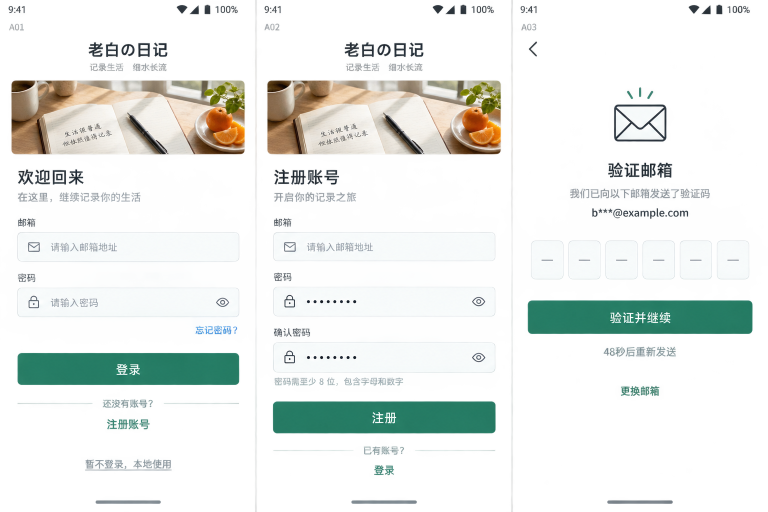
#> input picture design/boards/M01.png, 1536 x 1024 px, given in place of S01.png, which was not available (shown at 1/2 size)
$ python build_geometry_S01_S03.py
#> lines starting #> are read from the running program, lines starting #| are printed output that depends on the picture; pictures that were not available may be replaced by others from this repository, and a replacement may not be noted
"""Generate additive source measurements and clean artwork crops, never Figma."""
from pathlib import Path
import hashlib
import json
from PIL import Image

ROOT = Path(__file__).resolve().parent
BOARDS = ROOT.parent.parent / "boards"
OUT = ROOT / "geometry-S01-S03.json"
ASSETS = ROOT / "assets" / "geometry-S01-S03"


def evidence(value, status="measured", method="Native 1536x1024 raster visual measurement; tolerance +/-2 px"):
    return {"value": value, "status": status, "method": method}


def text(content, x, y, w, h, size, weight="Regular", color="ink"):
    return {
        "kind": "TEXT",
        "content": evidence(content, method="Direct source transcription"),
        "boundsXYWH": evidence([x, y, w, h], "inferred", "Visible ink envelope plus minimal logical frame; tolerance +/-3 px; not source text-frame metadata"),
        "fontSize": evidence(size, "inferred", "Visible glyph-height estimate; calibrate with screenshot"),
        "fontWeight": evidence(weight, "inferred"),
        "colorToken": evidence(color, "inferred"),
    }


def rect(name, box, style="outlined", radius=6):
    return {"kind": "RECTANGLE", "name": name, "boundsXYWH": evidence(box), "style": evidence(style, "inferred"), "cornerRadius": evidence(radius, "inferred")}


assets = []


def art(board, name, box):
#> called with board = 'S01', name = 'back-1'
    img = Image.open(BOARDS / f"{board}.png")
#> img is the input picture: PIL image 1536x1024 RGBA; mean R, G, B, A 117.8, 131.1, 125.3, 68.9
    x, y, w, h = box
    path = ASSETS / board / f"{name}.png"
    path.parent.mkdir(parents=True, exist_ok=True)
    img.crop((x, y, x + w, y + h)).save(path)
    a = {
        "id": f"{board}/{name}",
        "sourceBoard": board,
        "cropXYWH": evidence(box),
        "path": str(path),
        "dimensions": evidence([w, h]),
        "sha256": hashlib.sha256(path.read_bytes()).hexdigest(),
        "alpha": evidence(False, method="RGB source and crop inspection"),
        "editable": False,
        "role": "independent replaceable artwork, never whole-screen background",
        "edgeTreatment": evidence("Retains original flattened light matte; no synthetic alpha removal", "measured"),
        "containsText": evidence(False, method="Visual crop review; pictorial symbols only"),
    }
    assets.append(a)
    return {"kind": "ASSET_INSTANCE", "assetId": a["id"], "boundsXYWH": evidence(box)}


states = []


def state(id_, viewport, elements, notes=None, screen_confidence="inferred"):
    states.append({
        "id": id_,
        "sourceBoard": id_.split("-")[0],
        "viewportXYWH": evidence(viewport, screen_confidence, "Visible UI boundary excluding board/state headings; unframed edges have +/-4px uncertainty"),
        "coordinateSpace": "All element bounds are board-absolute XYWH. For frame-local: subtract viewport.x/y; do not rescale.",
        "layerOrder": evidence(["background", "native containers", "artwork instances", "editable text", "focus/caret"], "inferred"),
        "overlayMask": evidence(None, method="No modal or scrim visible in this source state"),
        "elements": elements,
        "unknowns": notes or [],
    })


# S01: top row form states.
for num, x, mismatch in [(1, 78, False), (2, 582, True)]:
    els = [
        text("9:41", x-5, 117, 40, 18, 14), text("100%", x+350, 117, 43, 18, 14),
        text("注册账号", x+45, 149, 150, 28, 20, "Medium"),
        art("S01", f"back-{num}", [x-2, 153, 20, 19]),
        art("S01", f"status-{num}", [x+295, 117, 51, 17]),
        text("邮箱", x, 196, 80, 21, 16),
        rect("邮箱输入", [x, 220, 380 if num == 1 else 375, 44]),
        art("S01", f"email-{num}", [x+15, 232, 22, 21]),
        text("hello@example.com", x+54, 232, 270, 25, 16),
        text("密码", x, 277, 100, 21, 16),
        rect("密码输入", [x, 300, 380 if num == 1 else 375, 45]),
        art("S01", f"lock-password-{num}", [x+16, 310, 21, 24]),
        text("Abc12345", x+54, 312, 250, 25, 17),
        art("S01", f"eye-open-{num}", [x+341 if num == 1 else x+337, 312, 25, 21]),
        text("确认密码", x, 357, 150, 23, 16),
        rect("确认密码输入", [x, 380, 380 if num == 1 else 375, 46], "error-red-outline" if mismatch else "outlined"),
        art("S01", f"lock-confirm-{num}", [x+16, 391, 21, 24]),
        text("••••••••••", x+54, 392, 220, 23, 17),
        art("S01", f"eye-closed-{num}", [x+341 if num == 1 else x+337, 393, 25, 22]),
    ]
    if mismatch:
        els += [
            art("S01", "confirm-error", [581, 428, 24, 25]),
            text("两次输入的密码不一致", 613, 432, 300, 23, 16, color="error"),
            rect("注册禁用", [582, 465, 375, 47], "disabled"),
            text("注册", 736, 478, 65, 24, 18, "Medium", "white"),
            rect("返回", [582, 524, 375, 47]),
            text("返回", 736, 537, 65, 25, 18, "Medium"),
        ]
    else:
        els += [
            rect("可继续", [78, 452, 381, 51], "green"),
            text("可继续", 231, 466, 90, 25, 18, "Medium", "white"),
            rect("返回", [78, 514, 381, 47]),
            text("返回", 240, 527, 65, 25, 18, "Medium"),
        ]
    state(f"S01-0{num}", [55 if num == 1 else 553, 110, 435, 474], els,
          ["Password bullet count visually estimated. Each eye remains a separate replaceable asset.",
           "Source label 可继续 is literal source copy, not a proposed production wording."])

# S01 email code variants use distinct source geometry, not normalized clones.
code_variants = [
    (3, [1058, 110, 434, 454], [1083, 356, 395, 51], [1252, 197, 53, 40], 1083, 117, 1134, 150, 1166, 251, 1176, 280, 1083, 330, 1146, 370, 418, [1083,473,189,51], [1287,473,191,51]),
    (4, [178, 642, 512, 355], [188, 833, 490, 45], [409,702,49,35], 188, 646, 241, 680, 324, 747, 338, 775, 188, 808, 247, 846, 890, [188,929,238,51], [440,929,238,51]),
    (5, [856, 642, 597, 355], [870, 835, 570, 45], [1115,702,50,35], 870, 646, 923, 680, 1028, 747, 1047, 775, 870, 810, 929, 848, 893, [870,933,263,47], [1150,933,290,47]),
]
for n, vp, inp, envelope, sx, sy, tx, ty, dx, dy, ex, ey, lx, ly, ix, iy, fy, left, right in code_variants:
    wait = n == 5
    status_box = [1384,117,54,18] if n == 3 else ([583,646,54,18] if n == 4 else [1343,646,54,18])
    percent_x = 1440 if n == 3 else (640 if n == 4 else 1401)
    els = [
        text("9:41", sx-2, sy, 42, 20, 14),
        art("S01", f"status-{n}", status_box),
        text("100%", percent_x, sy, 44, 20, 14),
        art("S01", f"back-{n}", [sx, ty+2, 22, 24]),
        text("邮箱验证码", tx, ty, 170, 29, 20, "Medium"),
        art("S01", f"envelope-{n}", envelope),
        text("我们已向以下邮箱发送了验证码", dx, dy, 306 if n == 3 else 330, 23, 16),
        text("hello@example.com", ex, ey, 300, 29, 22, "Medium"),
        text("验证码", lx, ly, 100, 22, 16),
        rect("验证码输入", inp, "error-red-outline" if n == 3 else "outlined"),
        art("S01", f"shield-{n}", [inp[0]+18, inp[1]+12, 27, 28]),
        text("381204", ix, iy, 185, 26, 18),
        art("S01", f"feedback-{n}", [inp[0], fy-2, 25, 25]),
        text("48秒后重发" if wait else ("验证码已过期" if n == 4 else "验证码错误，请重试"), inp[0]+34, fy, 285, 24, 16, color="ink" if wait else "error"),
        rect("编辑邮箱", left),
        text("编辑邮箱", left[0]+(left[2]-100)/2, left[1]+14, 100, 25, 18, "Medium"),
        rect("等待重发" if wait else "主要操作", right, "disabled" if wait else "green"),
        text("重新发送" if n >= 4 else "重试", right[0]+(right[2]-100)/2, right[1]+14, 100, 25, 18, "Medium", "white"),
    ]
    if n == 3:
        els.append(art("S01", "code-error-clear", [1435, 369, 25, 26]))
    state(f"S01-0{n}", vp, els, ["Wait variant lacks a distinct verification submit action in source. Reproduce source here; functional remediation must be separately labelled."])

# S02 keyboard and long content, boundaries are explicit card edges.
login = [
    text("9:41",59,113,45,18,14),
    text("老白の日记",88,142,195,36,26,"Bold","green"),
    text("把日常，写成更好的自己",88,178,238,24,16,color="muted"),
    rect("邮箱",[88,215,625,45],"soft-field"),
    art("S02","login-mail",[104,228,23,19]),
    text("邮箱",145,228,37,24,14,color="muted"),
    rect("邮箱竖线",[182,226,1,23],"divider",0),
    text("laobai@example.com",193,230,395,20,14),
    rect("密码",[88,269,625,46],"soft-field"),
    art("S02","login-lock",[105,280,22,24]),
    text("密码",145,282,38,22,14,color="muted"),
    rect("密码竖线",[182,280,1,23],"divider",0),
    text("••••••••",194,283,330,23,16),
    art("S02","login-eye",[675,283,23,19]),
    rect("登录",[88,325,625,40],"green",6),
    text("登录",369,334,60,24,16,"Medium","white"),
    text("注册账号",356,376,96,22,15,color="green"),
    rect("系统键盘",[41,404,718,220],"keyboard-background",0),
    rect("手势条",[347,601,75,7],"gesture",4),
]
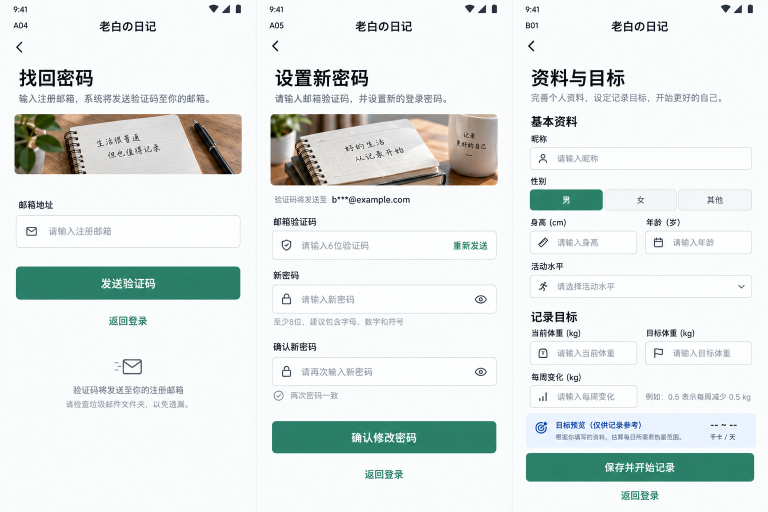
#> input picture design/boards/M02.png, 1536 x 1024 px, given in place of S02.png, which was not available (shown at 1/2 size)
#> in art, img is the input picture: PIL image 1536x1024 RGB; mean R, G, B 226.1, 232.2, 230.6
#> in art (call 32), `img.crop((x, y, x + w, y + h)).save(path)`:
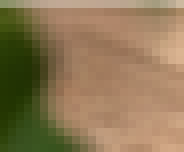
#> saved as login-mail.png: PIL image 23x19 RGB (shown 8 times larger); mean R, G, B 142, 119.9, 84.5
#> in art (call 33), `img.crop((x, y, x + w, y + h)).save(path)`:
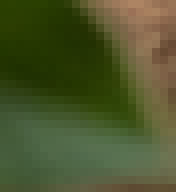
#> saved as login-lock.png: PIL image 22x24 RGB (shown 8 times larger); mean R, G, B 76.1, 85, 43.4
#> in art (call 34), `img.crop((x, y, x + w, y + h)).save(path)`:
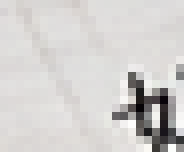
#> saved as login-eye.png: PIL image 23x19 RGB (shown 8 times larger); mean R, G, B 209.4, 207.2, 205.5
keyboard_rows = [
    ("qwertyuiop",54,412,59,35,8),
    ("asdfghjkl",98,455,59,36,8),
    ("zxcvbnm",165,498,59,37,8),
]
for chars,x,y,w,h,gap in keyboard_rows:
    for j,ch in enumerate(chars):
        kx=x+j*(w+gap)
        login += [rect(f"键 {ch}",[kx,y,w,h],"key",5),text(ch,kx+15,y+5,w-30,27,21)]
login += [
    rect("shift",[54,498,89,37],"modifier-key",5),
    art("S02","keyboard-shift",[87,506,23,22]),
    rect("delete",[647,498,98,38],"modifier-key",5),
    art("S02","keyboard-delete",[684,505,30,25]),
    rect("数字键",[54,543,98,38],"modifier-key",5),
    text("?123",83,551,60,25,18),
    rect("表情键",[161,543,63,38],"modifier-key",5),
    art("S02","keyboard-face",[180,549,24,24]),
    rect("空格",[232,543,325,38],"key",5),
    rect("句点",[567,543,69,38],"key",5),
    text(".",594,550,20,25,18),
    rect("回车",[647,543,98,38],"blue-key",5),
    art("S02","keyboard-return",[683,551,26,21]),
    art("S02","keyboard-hide",[99,597,21,14]),
    art("S02","keyboard-switch",[679,594,25,19]),
]
#> in art (call 37), `img.crop((x, y, x + w, y + h)).save(path)`:
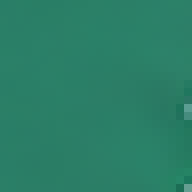
#> saved as keyboard-face.png: PIL image 24x24 RGB (shown 8 times larger); mean R, G, B 42.6, 126.8, 102.9
#> in art (call 38), `img.crop((x, y, x + w, y + h)).save(path)`:
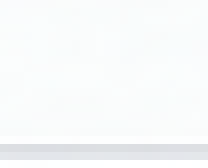
#> saved as keyboard-return.png: PIL image 26x21 RGB (shown 8 times larger); mean R, G, B 247.7, 249.8, 250.3
#> in art (call 40), `img.crop((x, y, x + w, y + h)).save(path)`:
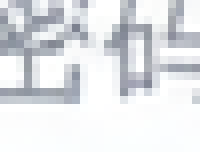
#> saved as keyboard-switch.png: PIL image 25x19 RGB (shown 8 times larger); mean R, G, B 224.7, 226.9, 230.3
state("S02-01",[41,107,718,517],login,[
    "Banner art at [271,107,488,99] contains baked notebook/mug text. NOT extracted as no-text artwork; clean source absent.",
    "Status connectivity/battery lives in board label strip y73-106, not this UI frame; do not duplicate it.",
    "Keyboard is an illustrative raster reference; key geometry reproduced natively, real Android IME must remain OS-provided.",
], "measured")
state("S02-02",[778,107,718,517],[
    text("9:41",800,112,60,25,20),
    text("欢迎回来",852,146,335,46,34,"Bold"),
    text("在这里，继续记录生活",852,193,470,32,22,color="muted"),
    rect("邮箱",[829,241,616,78],"outlined",11),
    art("S02","large-mail",[851,266,33,28]),
    rect("邮箱竖线",[902,257,1,47],"divider",0),
    text("邮箱",919,250,100,28,20,color="muted"),
    text("laobai.diary.user.2025@example.com",919,278,510,35,26),
    rect("密码",[829,332,616,80],"outlined",11),
    art("S02","large-lock",[853,354,31,37]),
    rect("密码竖线",[902,348,1,47],"divider",0),
    text("密码",919,341,100,28,20,color="muted"),
    text("••••••••",922,372,380,37,26),
    art("S02","large-eye",[1390,359,34,29]),
    rect("登录",[829,433,616,64],"green",10),
    text("登录",1098,450,90,36,25,"Medium","white"),
    text("注册账号",1077,522,180,34,23,color="blue"),
],["Status connectivity/battery appears in strip y73-106; inherited strip is not in viewport.","Long email exactly fits reference; font is unknown, so calibrate instead of shrinking indiscriminately."],"measured")
state("S02-03",[41,671,718,340],[
    art("S02","food-back",[62,687,25,25]),
    text("记录饮食",125,687,180,31,22,"Medium"),
    text("完成",695,687,51,30,20,"Medium","green"),
    rect("食物卡",[63,734,674,256],"outlined",12),
    art("S02","food-dish",[87,761,106,96]),
    text("香煎鸡胸肉配西兰花\n与黑胡椒酱",211,762,345,66,27,"Bold"),
    text("每100g",572,785,72,28,20,color="muted"),
    art("S02","food-add",[653,763,65,63]),
    text("165",229,859,64,29,22),
    text("千卡",230,887,60,25,18,color="muted"),
    text("31.2g",358,859,74,29,22),
    text("蛋白质",358,887,82,25,18,color="muted"),
    text("5.6g",498,859,65,29,22),
    text("脂肪",500,887,58,25,18,color="muted"),
    text("2.8g",635,859,61,29,22),
    text("碳水化合物",616,887,108,25,18,color="muted"),
    rect("分隔1",[316,859,1,44],"divider",0),
    rect("分隔2",[452,859,1,44],"divider",0),
    rect("分隔3",[585,859,1,44],"divider",0),
    rect("横分隔",[87,921,627,1],"divider",0),
    text("食用重量",87,943,167,29,22),
    text("200",564,944,79,29,21),
    text("g",654,944,25,29,21),
    art("S02","weight-chevron",[689,949,20,16]),
],["Nutrition numbers are source examples, not new-account records.","Card shape is native; food dish and circular add pictogram remain independent assets."],"measured")
note = [
    art("S02","note-back",[797,677,26,24]),
    text("编辑备注",858,677,196,30,22,"Medium"),
    rect("备注输入",[852,707,598,127],"outlined",6),
    text("今天的午餐整体还不错，鸡胸肉煎得很香，西兰花也很清爽。\n黑胡椒酱稍微有点咸，下次可以少放一点。工作比较忙，\n但还是抽时间好好吃饭了，这种感觉很好。希望能继续保持，\n让饮食更规律，身体更有活力。",879,718,546,109,20),
    rect("滚动轨道",[1436,717,7,78],"soft-field",4),
    rect("滚动滑块",[1436,717,7,53],"scrollbar",4),
    rect("光标",[1149,798,2,27],"green",0),
    text("89/500",1390,811,46,18,12,color="muted"),
    rect("取消",[852,844,278,34],"green-outline",5),
    text("取消",971,851,54,22,17,"Medium","green"),
    rect("保存",[1141,844,309,34],"green",5),
    text("保存",1277,851,55,22,17,"Medium","white"),
    rect("系统键盘可见区",[778,884,718,127],"keyboard-background",0),
    rect("数字键",[791,927,107,40],"modifier-key",5),
    text("?123",823,936,68,26,19),
    rect("表情键",[906,927,74,40],"modifier-key",5),
    art("S02","note-keyboard-face",[930,934,25,25]),
    rect("逗号",[989,927,56,40],"key",5),
    text(",",1008,935,20,26,20),
    rect("空格",[1053,927,238,40],"key",5),
    rect("句号",[1300,927,71,40],"key",5),
    text("。",1326,936,25,26,20),
    rect("回车",[1378,927,104,40],"blue-key",5),
    art("S02","note-keyboard-return",[1417,936,28,21]),
    art("S02","note-keyboard-hide",[831,981,20,14]),
    art("S02","note-keyboard-switch",[1416,978,25,20]),
    rect("手势条",[1114,985,76,8],"gesture",4),
    art("S02","candidate-chevron",[1441,897,22,15]),
]
for word,x in zip(["我","你","在","这","不","一","是","有","今天"],[813,877,940,1002,1066,1130,1196,1260,1334]):
    note.append(text(word,x,893,46 if word=="今天" else 30,25,20))
#> after the loop, note = 37 items
state("S02-04",[778,671,718,340],note,["Visible note counter 89/500 is source artwork text; not calculated from transcribed string.","IME visible region has only candidate and bottom rows; do not invent hidden QWERTY rows."],"measured")

# S03 error and migration states. All are inline pages, not dialogs.
s03 = [
    (1,[60,119,675,406],[340,181,107,91],"无法连接服务器",[288,283,330,43,29],"请检查网络连接后重试",[282,330,329,31,22],[[200,377,385,50,"重试","green"],[200,437,385,51,"返回登录","outlined"]]),
    (2,[807,119,674,406],[1101,186,99,80],"同步失败，请稍后重试",[1005,287,394,42,28],"服务器暂时不可用，已保留您的登录状态",[959,331,442,30,21],[[944,376,410,52,"重试","green"],[944,437,410,51,"返回","outlined"]]),
    (3,[60,579,675,430],[342,615,104,85],"无法打开本地数据",[280,712,365,43,29],"可能是存储空间不足或数据文件异常",[230,754,395,31,21],[[200,866,388,49,"重试","green"],[200,926,388,48,"返回登录","outlined"]]),
    (4,[807,579,674,430],[1091,626,123,89],"账号迁移尚未完成",[1034,725,354,41,28],"您的历史数据正在迁移中\n记录不会被删除，请耐心等待",[1018,770,383,57,21],[[943,910,414,52,"返回登录","green"]]),
]
for n,vp,ab,heading,hb,desc,db,buttons in s03:
    left = 78 if n%2 else 824
    top = 123 if n<3 else 584
    hx,hy,hw,hh,hs=hb
    dx,dy,dw,dh,ds=db
    els=[
        text("9:41",left,top,62,24,18),
        art("S03",f"status-{n}",[604 if n%2 else 1357,top,65,20]),
        text("100%",675 if n%2 else 1427,top,59,24,18),
        text("老白の日记",left-2,top+35,197,34,25,"Bold"),
        art("S03",f"error-art-{n}",ab),
        text(heading,hx,hy,hw,hh,hs,"Bold"),
        text(desc,dx,dy,dw,dh,ds,color="muted"),
        rect("手势条",[318 if n%2 else 1068,512 if n<3 else 994,150 if n%2 else 157,7],"gesture",4),
    ]
    if n==2:
        els += [art("S03","signed-in-avatar",[1365,161,52,51]),text("小白",1426,158,59,30,21),text("已登录",1426,190,59,26,17,color="muted")]
    if n==3:
        els += [
            rect("详情入口",[162,796,462,54],"soft-field",13),
            art("S03","details-document",[183,806,30,32]),
            text("查看详情",231,809,169,31,22,"Medium"),
            art("S03","details-chevron",[590,812,15,24]),
        ]
    if n==4:
        els += [
            rect("迁移状态入口",[919,839,462,55],"soft-field",13),
            art("S03","migration-clock",[941,850,36,34]),
            text("查看状态",997,852,177,32,22,"Medium"),
            art("S03","migration-chevron",[1346,855,15,25]),
        ]
    for bx,by,bw,bh,label,style in buttons:
        els += [rect(label,[bx,by,bw,bh],style,8),text(label,bx+(bw-144)/2,by+11,144,34,23,"Medium","white" if style=="green" else "green")]
#> after the loop, els = 12 items
    state(f"S03-0{n}",vp,els,["Screen edges are unframed; crop is a conservative envelope, not a physical device aspect ratio.","Source is an inline state, with no dimming mask or modal.","Migration/sync retention copy is a visible design specimen and cannot prove backend migration status."])


def sampled(board, name, xy):
#> called with board = 'S01', name = 'page', xy = (50, 300)
    rgb=Image.open(BOARDS/f"{board}.png").convert("RGB").getpixel(tuple(xy))
#> rgb = (156, 118, 83)
    return {"name":name,"value":evidence("#"+"".join(f"{v:02x}" for v in rgb),method=f"Exact pixel {board}{tuple(xy)}; one-point sample, not a flat-fill claim"),"sampleXY":xy}


doc = {
    "schemaVersion":"1.1.0",
    "createdAt":"2026-09-28",
    "scope":"Additive source measurement for S01-S03, 13 substates; no Figma writes; no generated external artwork",
    "interpretation":"面向个人健康记录用户的表单校验、键盘内容适配与首次进入失败状态；浅灰白底、绿动作、蓝过程、红错误。DESIGN_VARIANCE 2 / MOTION_INTENSITY 2 / VISUAL_DENSITY 6。",
    "sourceBoards":[{"id":b,"path":str(BOARDS/f"{b}.png"),"size":list(Image.open(BOARDS/f"{b}.png").size),"sha256":hashlib.sha256((BOARDS/f"{b}.png").read_bytes()).hexdigest(),"viewed":True} for b in ["S01","S02","S03"]],
    "corrections":[
        "Do not reuse old build_state_specs.py equal-height screen grid.",
        "S01 horizontal divider y598, upper vertical dividers x517 and1021; bottom vertical x768.",
        "S02 top card y73..624, bottom card y638..1011; state label strips are not app UI.",
        "S03 horizontal divider y536 and vertical divider x768; titles excluded from viewport.",
        "All screen sizes are board specimen crops; scaling to 512x1024 would distort the source.",
    ],
    "geometryLegend":{
        "measured":"Native-raster visually bounded contour, +/-2px except noted; not design source metadata.",
        "inferred":"Logical text frame, typography, semantics, layering, or unframed viewport; must validate in screenshot.",
        "unknown":"Font family, exact original fill/shadow/material model, runtime keyboard insets, backend state."
    },
    "globalUnknowns":{
        "fontFamily":evidence(None,"unknown","PNG contains no font metadata; Noto Sans SC may be used only as disclosed fallback."),
        "originalTextBaseline":evidence(None,"unknown","Only raster glyph envelopes are visible."),
        "texture":evidence("Subtle flattened gray-blue background and green button noise","inferred","Native flat fills will not reproduce every texture pixel."),
        "productionInsets":evidence(None,"unknown","These are board crops, not device screenshots."),
    },
    "colors":[sampled("S01","page",(50,300)),sampled("S01","green-primary",(95,479)),sampled("S01","disabled",(600,482)),sampled("S01","error-red",(1085,428)),sampled("S02","keyboard-background",(750,420)),sampled("S03","secondary-outline",(201,459))],
    "states":states,
    "assets":assets,
    "componentPlan":[
        {"family":"S01 registration","instances":["S01-01","S01-02"],"native":["labels","inputs","feedback","buttons"],"replaceable":["mail","lock","eye","status"],"properties":["Password:TEXT","Confirm:TEXT","Error:TEXT","ErrorVisible:BOOLEAN","Eye:INSTANCE_SWAP","SubmitEnabled:BOOLEAN"]},
        {"family":"S01 code validation","instances":["S01-03","S01-04","S01-05"],"native":["email","input","feedback","buttons"],"replaceable":["envelope","shield","error/wait"],"properties":["Email:TEXT","Code:TEXT","Feedback:TEXT","FeedbackArt:INSTANCE_SWAP","Submit:TEXT","SubmitEnabled:BOOLEAN"],"note":"Geometry differs per source variant; do not force uniform widths."},
        {"family":"S02 login responsive specimens","instances":["S02-01","S02-02"],"native":["inputs","buttons","keyboard keycaps and characters"],"replaceable":["field symbols"],"note":"Banner no-text artwork missing; keyboard illustrative only."},
        {"family":"S02 food row","instances":["S02-03"],"native":["title","nutrition columns","amount row"],"replaceable":["dish","add","chevron"]},
        {"family":"S02 note editor","instances":["S02-04"],"native":["textarea","text","counter","scrollbar","buttons","IME keys"]},
        {"family":"S03 inline failure","instances":["S03-01","S03-02","S03-03","S03-04"],"native":["title","body","actions","detail rows","status text"],"replaceable":["main art","detail icon","avatar"],"properties":["Title:TEXT","Message:TEXT","Artwork:INSTANCE_SWAP","DetailVisible:BOOLEAN","AccountVisible:BOOLEAN"]},
    ],
    "acceptance":{"figmaBuilt":False,"visualRounds":0,"accepted":False,"remaining":["Source crops retain light matte; compare edge color after import.","S02-01 hero art includes lettering and has no clean no-text source.","Logical text frames and fallback typography require Figma calibration.","No full-screen bitmap asset was generated."]},
}
if OUT.exists():
    raise SystemExit(f"Refusing to overwrite existing artifact: {OUT}")
OUT.write_text(json.dumps(doc,ensure_ascii=False,indent=2),encoding="utf-8")
print(json.dumps({"path":str(OUT),"states":len(states),"assets":len(assets),"elements":sum(len(s["elements"]) for s in states)},ensure_ascii=False))
#| {"path": "design/rebuild/states/geometry-S01-S03.json", "states": 13, "assets": 66, "elements": 324}
